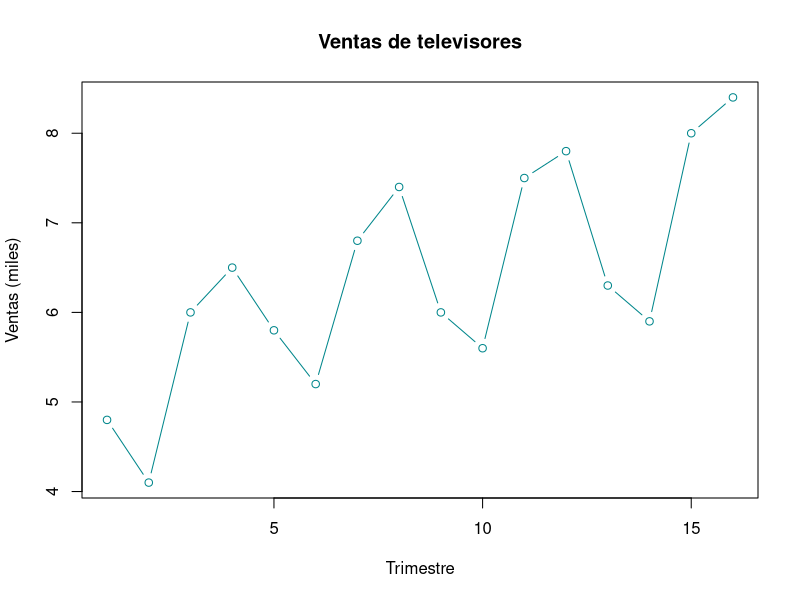
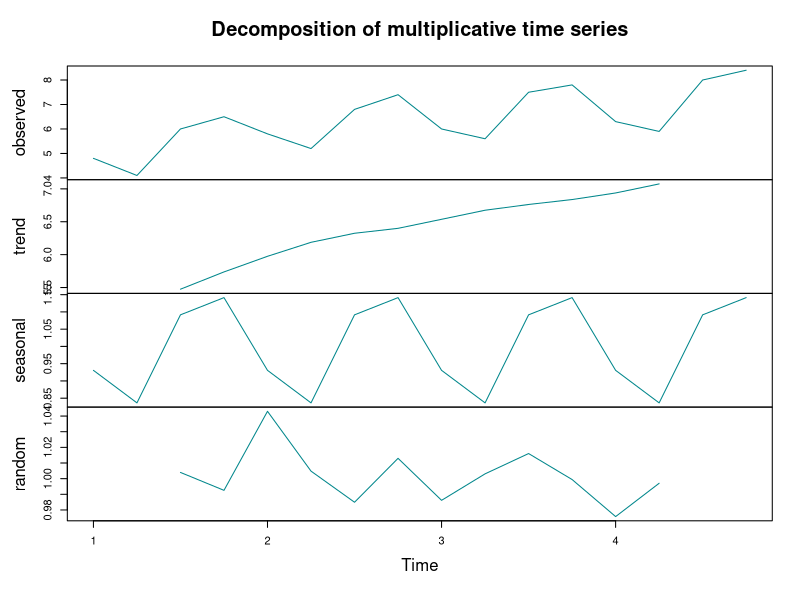
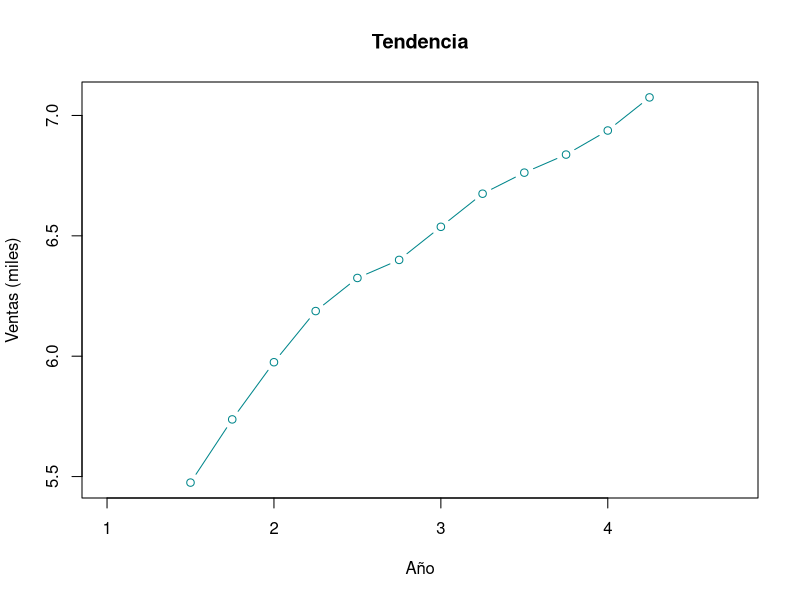
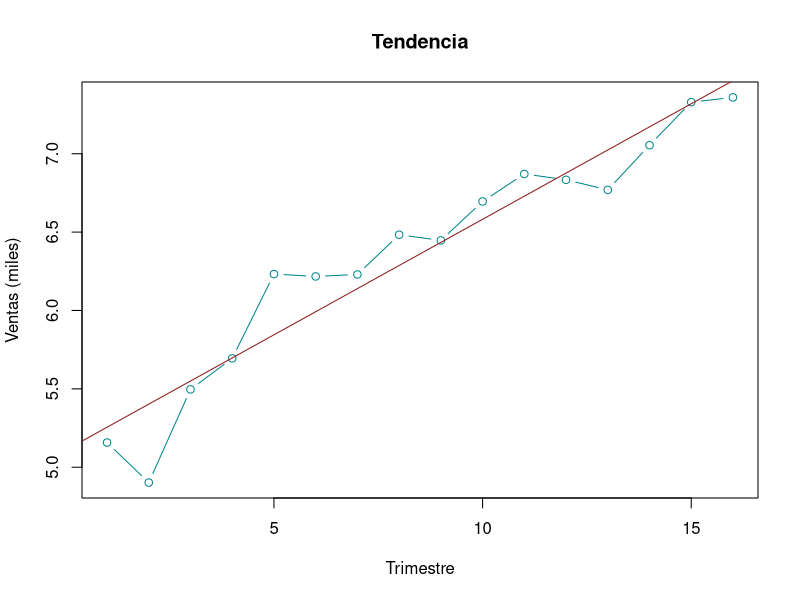
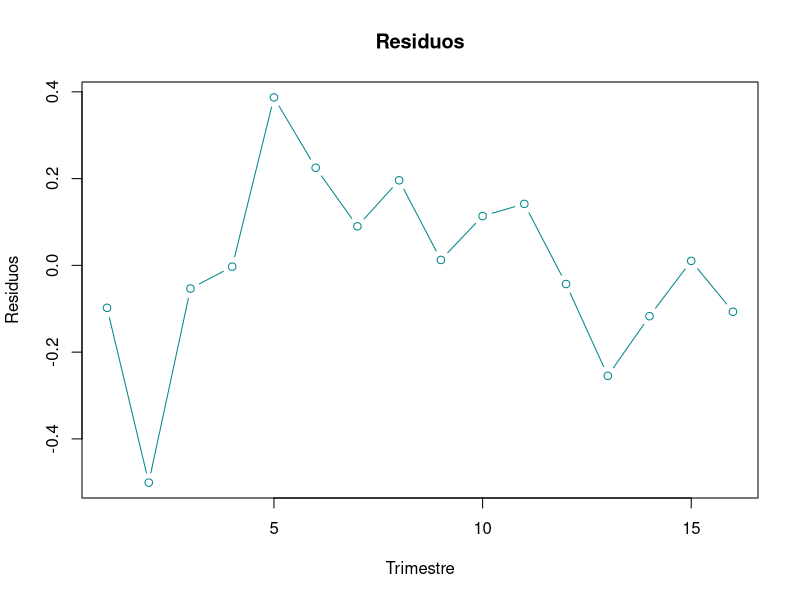
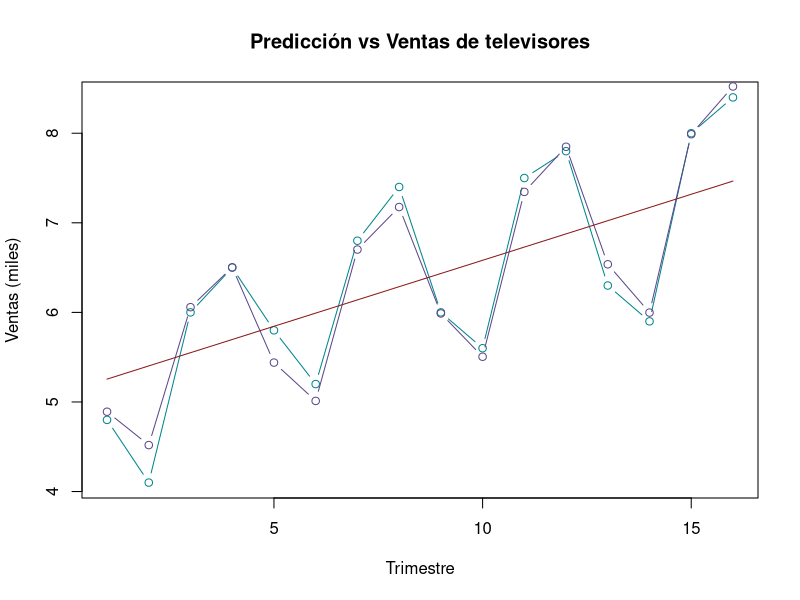
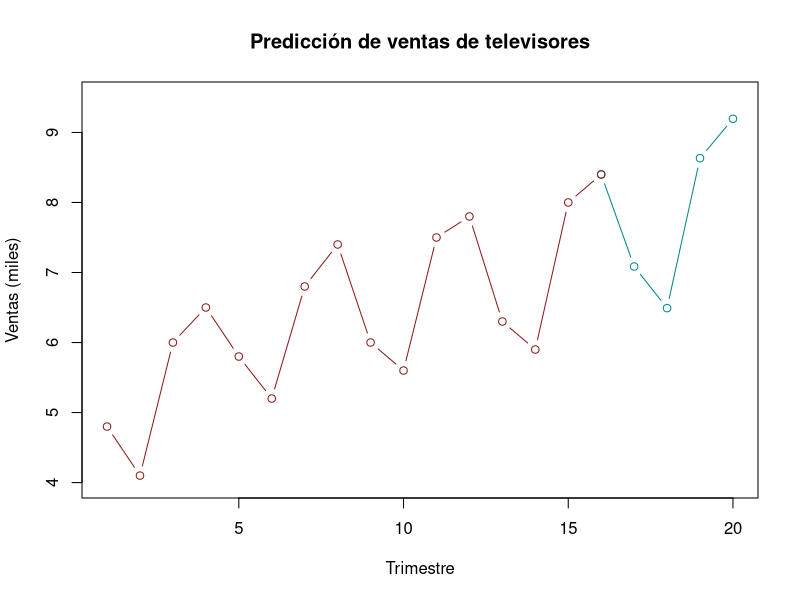

These charts were generated, in order, by the following R code:
## ---- chunk 1
knitr::opts_chunk$set(echo = TRUE)
## ---- chunk 2
t = seq(1, 16, 1)
v = c(4.8,4.1,6.0,6.5,5.8,5.2,6.8,7.4,6.0,5.6,7.5,7.8,6.3,5.9,8.0,8.4)
## ---- chunk 3
plot(t, v, main="Ventas de televisores", xlab="Trimestre", ylab="Ventas (miles)",
     type="b", col="#00868B")
## ---- chunk 4
ts = ts(v, frequency=4)
decom = decompose(ts, type="multiplicative")
plot(decom, col="#00868B")
## ---- chunk 5
plot(decom$trend, main="Tendencia", xlab="Año", ylab="Ventas (miles)",
     type="b", col="#00868B")
## ---- chunk 6
# Definimos parametros
y = decom$x/decom$seasonal
x = seq(1, 16, 1)

# Hacemos el modelo lineal
linmod = lm(y ~ x)
## ---- chunk 7
plot(x, y, main="Tendencia", xlab="Trimestre", ylab="Ventas (miles)", 
     type="b", col="#00868B")
abline(linmod, col="#8B1A1A")
## ---- chunk 8
sumlm <- summary(linmod)
sumlm
## ---- chunk 9
sumlm$coefficients[2,4]
## ---- chunk 10
sumlm$r.squared
## ---- chunk 11
plot(linmod$residuals, main="Residuos", xlab="Trimestre", ylab="Residuos", 
     type="b", col="#00868B")
## ---- chunk 12
shapiro.test(linmod$residuals)
## ---- chunk 13
fun = function(x){
  linmod$coefficients[1] + linmod$coefficients[2]*x
  }
## ---- chunk 14
pv = fun(t)
cme = mean((pv - v)^2, na.rm=TRUE)
cme
## ---- chunk 15
epam = mean(abs((pv - v)/v), na.rm=TRUE)
epam
## ---- chunk 16
y2 = predict(linmod)*decom$seasonal
## ---- chunk 17
plot(t, v, xlab="Trimestre", ylab="Ventas (miles)", main="Predicción vs Ventas de televisores",
     type="b", col="#00868B")
lines(t, y2, type="b", col="#5D478B")
lines(t, predict(linmod), col="#8B1A1A")
## ---- chunk 18
fun2 = function(x){
  linmod$coefficients[1] + linmod$coefficients[2] * x
  }
## ---- chunk 19
x2 = seq(17, 20, 1)
y2 = fun2(x2)*decom$figure
y2
## ---- chunk 20
x3 = seq(16, 20, 1)
p2 = c(v[16], y2)
plot(x3, p2, xlab="Trimestre", ylab="Ventas (miles)", main="Predicción de ventas de televisores",
     type="b", col="#00868B", xlim = c(1,20), ylim = c(4, 9.5))
lines(t, v, type="b", col="#8B1A1A")
## ---- chunk 21
vl = c(1690, 940, 2625, 2500, 1800, 900, 2900, 2360, 1850, 1100, 2930, 2615)
tl =seq(1, 12, 1)
## ---- chunk 22
ts_l = ts(vl, frequency=4)
decom_l = decompose(ts_l, type="multiplicative")
## ---- chunk 23
pm_trim = filter(vl, rep(1/4, 4), sides=2)
pm_trim
## ---- chunk 24
pmc = filter(vl, rep(1/3, 3), sides=2)
pmc
## ---- chunk 25
iest = decom_l$figure
iest
